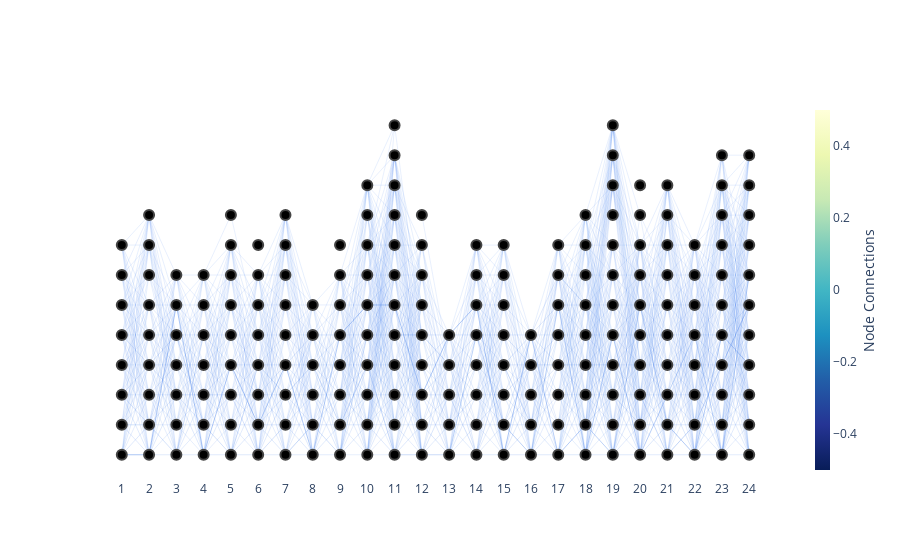

Notebook code cell kept with this figure:
### Code cell
plot_network(nodes, edges,  0.146127)
